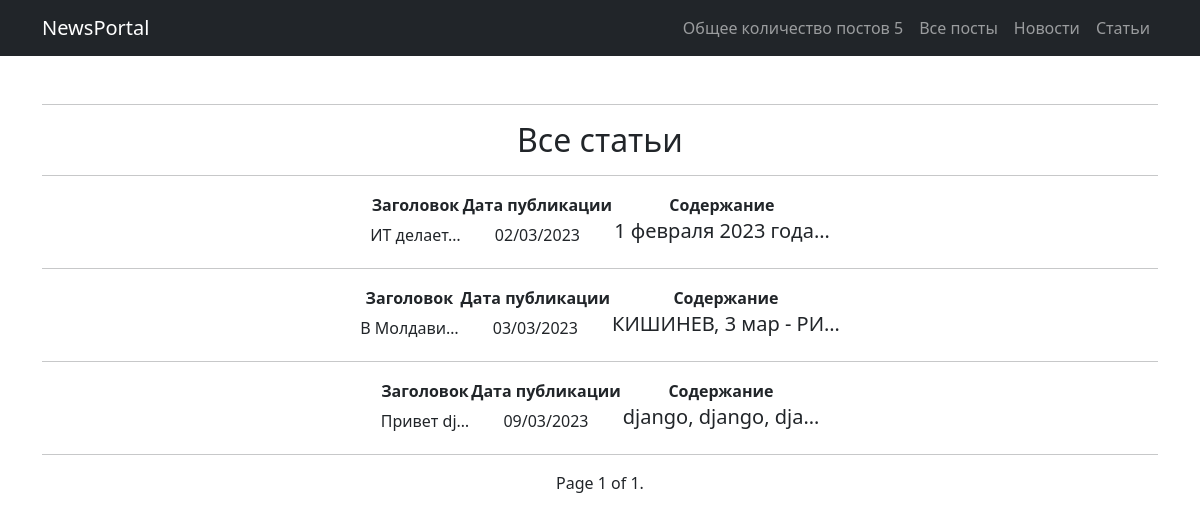
The app's page /articles/ with its own data.
### news/models.py (models this page shows, shortened)
class Post(models.Model):
    article = 'AT'
    news = 'NW'
    TYPE = [(article, 'Статья'), (news, 'Новость')]
    many_author = models.ForeignKey(Author, on_delete=models.CASCADE)
    article_or_news = models.CharField(max_length=2, choices=TYPE, default=article)
    datetime = models.DateTimeField(auto_now_add=True)
    many_category = models.ManyToManyField(Category, through="PostCategory")
    header = models.CharField(max_length=150)
    text = models.TextField()
    rating = models.SmallIntegerField(default=0)

### news/views.py (the view)
# urls.py: path('articles/', ArticleList.as_view(), name="article"),
class ArticleList(ListView):
    model = Post
    ordering = 'datetime'
    template_name = 'flatpages/articles.html'
    context_object_name = 'article'
    paginate_by = 10

### news/templatetags/custom_filter1.py (called while the page is built)
@register.filter()
def length(words):
    return f"{len(words)}"

### news/templatetags/custom_filter2.py (called while the page is built)
@register.filter()
def post_time(date):
    return date.strftime("%d/%m/%Y")

### news/templatetags/custom_filter3.py (called while the page is built)
@register.filter()
def censor(value):
    finder = value.split()
    for _ in finder:
        if isinstance(_, str):
            if _.lower().replace(".", "").replace(",", "").replace(";", "").replace(":", "") in censor_words:
                finder[finder.index(_)] = (_[0] + len(_[1:]) * "*")
            else:
                continue
        else:
            continue
    return " ".join(finder)

### templates/flatpages/articles.html (shortened to what this page needs)
{% extends 'flatpages/index.html' %}
{% load custom_filter1 %}
{% load custom_filter2 %}
{% load custom_filter3 %}
{% load custom_tags %}
{% block allpost %}
    {{article|length}}
{% endblock allpost %}
{% block content %}
    <hr>
    <h2>Все статьи</h2>
    <hr>
    {% if article %}
        {% for info in article %}
            {% if info.article_or_news == "AT" %}
                <table class="editorDemoTable" style="margin-left: auto; margin-right: auto;">
                    <tbody>
                        <tr>
                            <td><strong>Заголовок</strong></td>
                            <td><strong>Дата публикации</strong></td>
                            <td><strong>Содержание</strong></td>
                        </tr>
                        <tr>
                            <td>{{ info.header|censor|truncatechars:10 }}</td>
                            <td>{{ info.datetime|post_time }}</td>
                            <td><h5>{{ info.text|censor|truncatechars:20 }}</h5></td>
                        </tr>
                    </tbody>
                </table>
                <hr>
            {% endif %}
        {% endfor %}
    {% else %}
        <h2>Постов нет (👉ﾟヮﾟ)👉</h2>
    {% endif %}
    <span class="current">
        Page {{ page_obj.number }} of {{ page_obj.paginator.num_pages }}.
    </span>
{% endblock content %}

### records on screen
Post: header|censor "ИТ делает…", datetime|post_time "02/03/2023", text|censor "1 февраля 2023 года…"
Post: header|censor "В Молдави…", datetime|post_time "03/03/2023", text|censor "КИШИНЕВ, 3 мар - РИ…"
Post: header|censor "Привет dj…", datetime|post_time "09/03/2023", text|censor "django, django, dja…"

### other values on screen
{{ article|length }} "5"
{{ page_obj.number }} "1"
{{ page_obj.paginator.num_pages }} "1"
